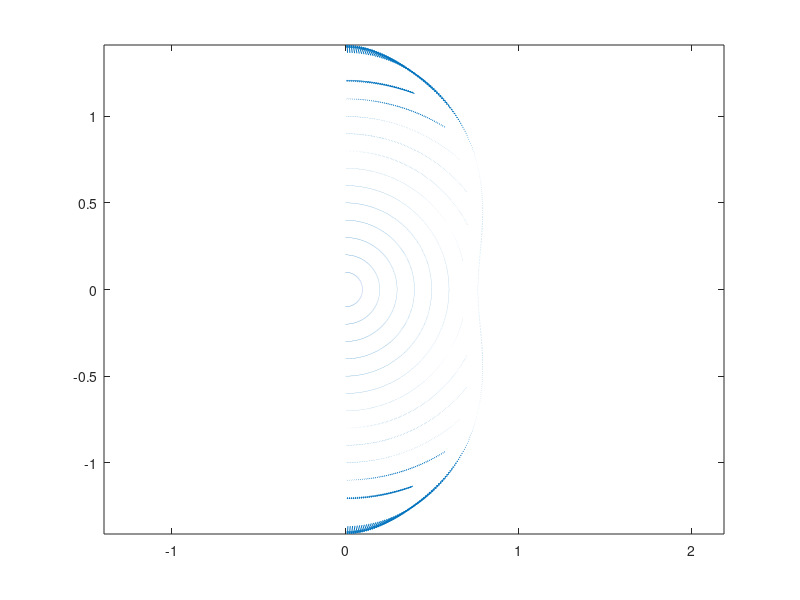
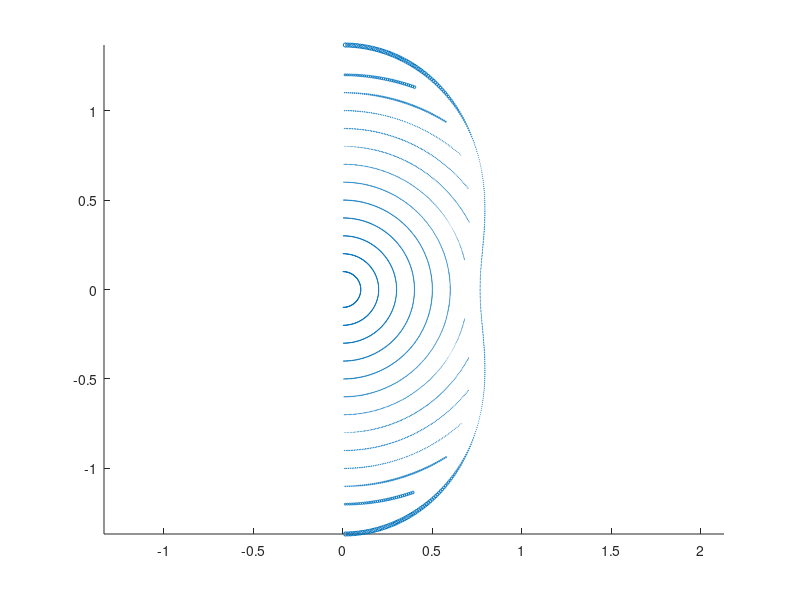

Reproduce these figures in MATLAB, in order.
clear

polVel = dlmread('InitialValues/polarVelCase1.txt');
radVel = dlmread('InitialValues/radialVelCase1.txt');

rS = polVel(:,1);
tS = polVel(:,2);
I = length(tS);

x = zeros(I,1);
z = zeros(I,1);
Vx = zeros(I,1);
Vz = zeros(I,1);
mV = zeros(I,1);

thetaErr = 0;
for i = 1:I
    theta = tS(i);
    radius = rS(i);
    
    %vr = -abs(polVel(i,3));
    vr = radVel(i,3);
    vt = polVel(i,3);
        
    x(i) = sin(theta)*radius;
    z(i) = cos(theta)*radius;
    theta_rec(i) = atan2(x(i),z(i));
    
    thetaErr = thetaErr + abs(theta - theta_rec(i));
    
    % what I think:
    %Vx(i) = sin(theta)*vr + cos(theta)*vt;
    %Vz(i) = -cos(theta)*vr + sin(theta)*vt ;
    
    % dino zrnic
    Vx(i) = vr*sin(theta) + vt*cos(theta);
    Vz(i) = vr*cos(theta) - vt*sin(theta); 

    mV(i) = sqrt(vr^2 + vt^2);
end

figure
quiver(x, z, Vx, Vz);
axis equal

max(abs(Vx))
max(abs(Vz))

%plot(1:I,tS,'+',1:I,theta_rec,'o')

figure
scatter(x, z, mV)
axis equal